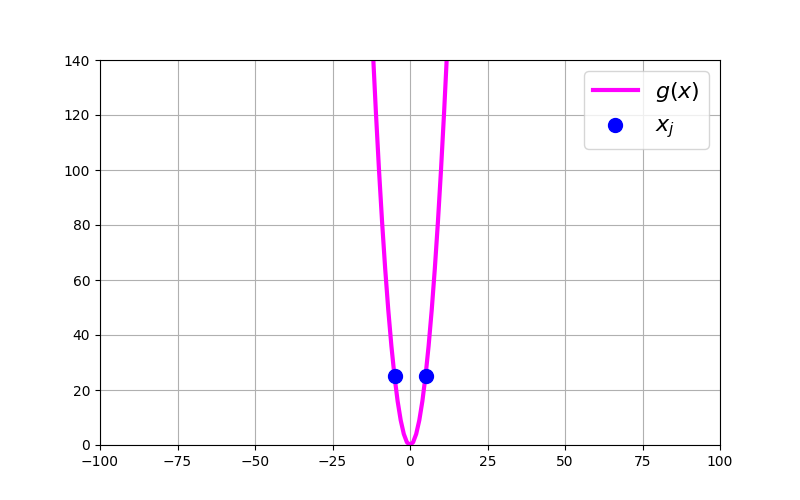

Recreate this plot in Python.
import numpy as np
from scipy.interpolate import Rbf
from matplotlib import pyplot as plt

def sample_func_g(x):
    return x**2

x_j = np.arange(-95, 95, 10)
y_j = sample_func_g(x_j) 

x = np.arange(-101, 101, 1)
y = sample_func_g(x)

fig = plt.figure(figsize=(8, 5))
ax = fig.add_subplot(111)
ax.plot(x, y, color='magenta', lw=3, label=r'$g(x)$')
ax.scatter(x_j, y_j, color='blue', s=100, zorder=2, label=r'$x_j$')
ax.grid()
ax.set_xlim(-100, 100)
ax.set_ylim(0, 140)
ax.legend(fontsize=16)
plt.savefig('rbf_ex.png')
plt.close()

# 補完した結果
function_list = ['multiquadric', 'inverse', 'gaussian', 'linear', 'cubic', 'quintic', 'thin_plate']
fig, axes = plt.subplots(figsize=(32, 10), nrows=2, ncols=4)

for i, function in enumerate(function_list):
    row_num = i // axes.shape[1]
    col_num = i % axes.shape[1]
    ax = axes[row_num, col_num]

    interp_model = Rbf(x_j, y_j, function=function)

    ax.scatter(x_j, y_j, color='blue', s=50, zorder=2, label='points for interpolation')
    ax.plot(x, interp_model(x), color='green', linestyle='dashed', lw=3, label=r'$f(x)$')
    ax.plot(x, y, color='magenta', lw=3, label=r'$g(x)$')
    ax.set_title(function, fontsize=16)
    ax.grid()
    if i == 0:
        ax.legend(fontsize=12)
    ax.set_xlim(-100, 100)
    ax.set_ylim(0, 140)

# 画像を保存
plt.tight_layout()
plt.savefig('interpolation_results.png', dpi=300, bbox_inches='tight')
print('N入力のデータポイント数',interp_model.N)
print('di:データ値をもつ１次元配列',interp_model.di)
print('smooth:近時の滑らかさ',interp_model.smooth)
print('mode:1次元かN次元か',interp_model.mode)
print('距離関数',interp_model.norm)
# 重みと基底関数の中心点を出力
centers = interp_model.nodes
# weights = interp_model.A

print("nodes:補完に使用されるノードの一次元配列")
print(centers)
print("Weights (重み):")
# print(weights)
